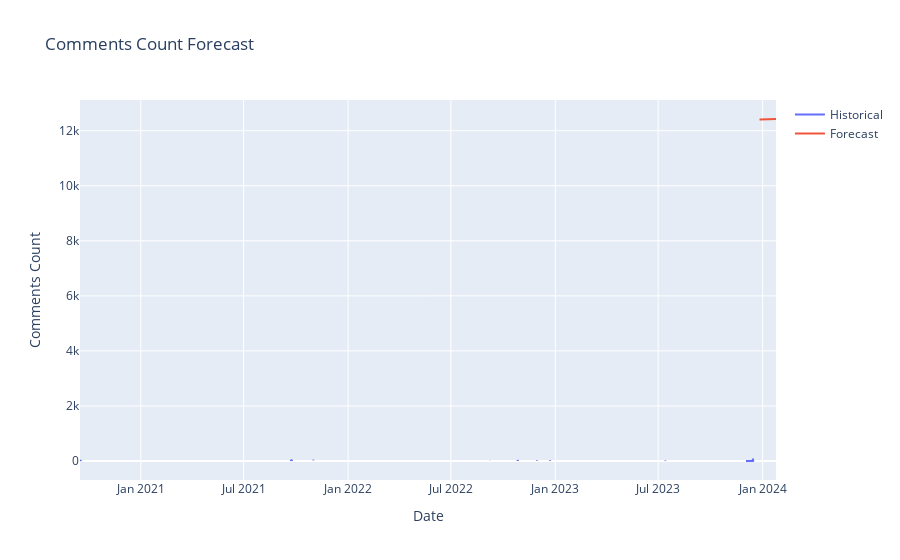

Notebook source saved alongside this figure:
### Code cell
import plotly.graph_objs as go

# Create interactive visualization
fig = go.Figure(data=[
    go.Scatter(x=data.index, y=data['commentsCount'], name='Historical'),
    go.Scatter(x=future_dates, y=future_likes, name='Forecast')
])

fig.update_layout(title='Comments Count Forecast', xaxis_title='Date', yaxis_title='Comments Count')
plt.savefig('Likes Count Forecast_5.jpeg')
fig.show()

### Figure 1 — Plotly figure (JSON) as saved in the notebook; plotly's stock layout.template omitted (floating-point values rounded to 4 significant figures; data arrays with more than 128 entries replaced by an {"elided": "..."} marker saying what was removed)
{"data": [{"name": "Historical", "type": "scatter", "x": {"elided": "522 str values"}, "y": {"elided": "522 int values"}}, {"name": "Forecast", "type": "scatter", "x": ["2023-12-26T13:34:39", "2023-12-27T13:34:39", "2023-12-28T13:34:39", "2023-12-29T13:34:39", "2023-12-30T13:34:39", "2023-12-31T13:34:39", "2024-01-01T13:34:39", "2024-01-02T13:34:39", "2024-01-03T13:34:39", "2024-01-04T13:34:39", "2024-01-05T13:34:39", "2024-01-06T13:34:39", "2024-01-07T13:34:39", "2024-01-08T13:34:39", "2024-01-09T13:34:39", "2024-01-10T13:34:39", "2024-01-11T13:34:39", "2024-01-12T13:34:39", "2024-01-13T13:34:39", "2024-01-14T13:34:39", "2024-01-15T13:34:39", "2024-01-16T13:34:39", "2024-01-17T13:34:39", "2024-01-18T13:34:39", "2024-01-19T13:34:39", "2024-01-20T13:34:39", "2024-01-21T13:34:39", "2024-01-22T13:34:39", "2024-01-23T13:34:39", "2024-01-24T13:34:39"], "y": [12410.0, 12410.0, 12410.0, 12410.0, 12410.0, 12410.0, 12410.0, 12410.0, 12410.0, 12410.0, 12410.0, 12410.0, 12420.0, 12420.0, 12420.0, 12420.0, 12420.0, 12420.0, 12420.0, 12420.0, 12420.0, 12420.0, 12420.0, 12420.0, 12420.0, 12420.0, 12420.0, 12420.0, 12430.0, 12430.0]}], "layout": {"autosize": true, "title": {"text": "Comments Count Forecast"}, "xaxis": {"autorange": true, "range": ["2020-09-15 21:25:05", "2024-01-24 13:34:39"], "title": {"text": "Date"}, "type": "date"}, "yaxis": {"autorange": true, "range": [-689.3, 13120.0], "title": {"text": "Comments Count"}, "type": "linear"}}}
